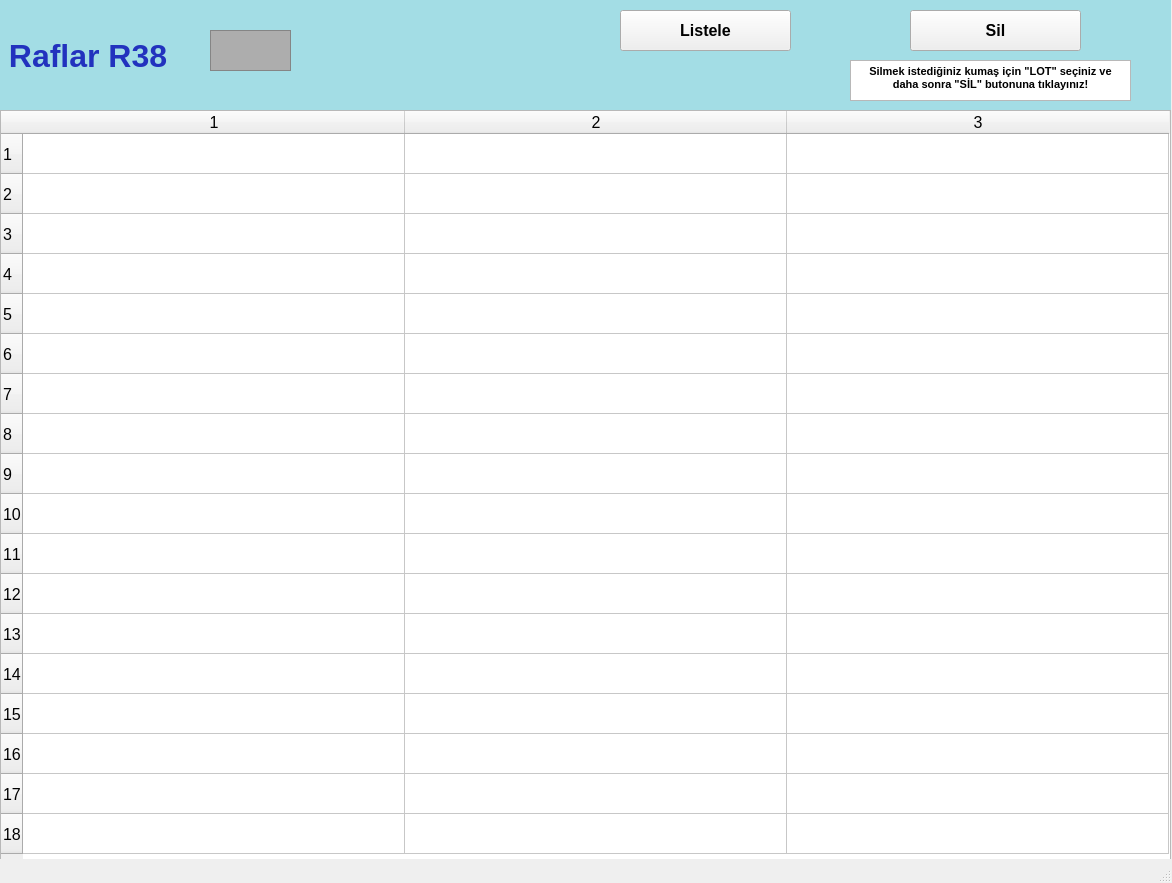
<?xml version="1.0" encoding="UTF-8"?>
<ui version="4.0">
 <class>raflarR38_ekran</class>
 <widget class="QMainWindow" name="raflarR38_ekran">
  <property name="geometry">
   <rect>
    <x>0</x>
    <y>0</y>
    <width>1172</width>
    <height>883</height>
   </rect>
  </property>
  <property name="font">
   <font>
    <pointsize>12</pointsize>
    <weight>50</weight>
    <bold>false</bold>
    <kerning>false</kerning>
   </font>
  </property>
  <property name="windowTitle">
   <string/>
  </property>
  <widget class="QWidget" name="centralwidget">
   <widget class="QLabel" name="raflarR1yazi_lbl">
    <property name="geometry">
     <rect>
      <x>0</x>
      <y>0</y>
      <width>1171</width>
      <height>111</height>
     </rect>
    </property>
    <property name="font">
     <font>
      <pointsize>24</pointsize>
      <weight>75</weight>
      <bold>true</bold>
     </font>
    </property>
    <property name="styleSheet">
     <string notr="true">background-color: rgb(163, 221, 229);
color: rgb(34, 50, 190);</string>
    </property>
    <property name="text">
     <string> Raflar R38</string>
    </property>
   </widget>
   <widget class="QFrame" name="raflarR1_img">
    <property name="geometry">
     <rect>
      <x>210</x>
      <y>30</y>
      <width>81</width>
      <height>41</height>
     </rect>
    </property>
    <property name="styleSheet">
     <string notr="true">background-color: rgb(173, 173, 173);</string>
    </property>
    <property name="frameShape">
     <enum>QFrame::StyledPanel</enum>
    </property>
    <property name="frameShadow">
     <enum>QFrame::Raised</enum>
    </property>
   </widget>
   <widget class="QTableWidget" name="R38_tw">
    <property name="geometry">
     <rect>
      <x>0</x>
      <y>110</y>
      <width>1171</width>
      <height>751</height>
     </rect>
    </property>
    <property name="baseSize">
     <size>
      <width>0</width>
      <height>0</height>
     </size>
    </property>
    <property name="rowCount">
     <number>18</number>
    </property>
    <property name="columnCount">
     <number>3</number>
    </property>
    <attribute name="horizontalHeaderVisible">
     <bool>true</bool>
    </attribute>
    <attribute name="horizontalHeaderCascadingSectionResizes">
     <bool>false</bool>
    </attribute>
    <attribute name="horizontalHeaderDefaultSectionSize">
     <number>382</number>
    </attribute>
    <attribute name="horizontalHeaderMinimumSectionSize">
     <number>38</number>
    </attribute>
    <attribute name="verticalHeaderDefaultSectionSize">
     <number>40</number>
    </attribute>
    <attribute name="verticalHeaderMinimumSectionSize">
     <number>23</number>
    </attribute>
    <row/>
    <row/>
    <row/>
    <row/>
    <row/>
    <row/>
    <row/>
    <row/>
    <row/>
    <row/>
    <row/>
    <row/>
    <row/>
    <row/>
    <row/>
    <row/>
    <row/>
    <row/>
    <column/>
    <column/>
    <column/>
   </widget>
   <widget class="QPushButton" name="listeleR38_btn">
    <property name="geometry">
     <rect>
      <x>620</x>
      <y>10</y>
      <width>171</width>
      <height>41</height>
     </rect>
    </property>
    <property name="font">
     <font>
      <pointsize>12</pointsize>
      <weight>75</weight>
      <bold>true</bold>
     </font>
    </property>
    <property name="text">
     <string>Listele</string>
    </property>
   </widget>
   <widget class="QPushButton" name="silR38_btn">
    <property name="geometry">
     <rect>
      <x>910</x>
      <y>10</y>
      <width>171</width>
      <height>41</height>
     </rect>
    </property>
    <property name="font">
     <font>
      <pointsize>12</pointsize>
      <weight>75</weight>
      <bold>true</bold>
     </font>
    </property>
    <property name="text">
     <string>Sil</string>
    </property>
   </widget>
   <widget class="QTextBrowser" name="textBrowser">
    <property name="geometry">
     <rect>
      <x>850</x>
      <y>60</y>
      <width>281</width>
      <height>41</height>
     </rect>
    </property>
    <property name="html">
     <string>&lt;!DOCTYPE HTML PUBLIC &quot;-//W3C//DTD HTML 4.0//EN&quot; &quot;http://www.w3.org/TR/REC-html40/strict.dtd&quot;&gt;
&lt;html&gt;&lt;head&gt;&lt;meta name=&quot;qrichtext&quot; content=&quot;1&quot; /&gt;&lt;style type=&quot;text/css&quot;&gt;
p, li { white-space: pre-wrap; }
&lt;/style&gt;&lt;/head&gt;&lt;body style=&quot; font-family:'MS Shell Dlg 2'; font-size:12pt; font-weight:400; font-style:normal;&quot;&gt;
&lt;p align=&quot;center&quot; style=&quot; margin-top:0px; margin-bottom:0px; margin-left:0px; margin-right:0px; -qt-block-indent:0; text-indent:0px;&quot;&gt;&lt;span style=&quot; font-size:8pt; font-weight:600;&quot;&gt;Silmek istediğiniz kumaş için &amp;quot;LOT&amp;quot; seçiniz ve daha sonra &amp;quot;SİL&amp;quot; butonuna tıklayınız!&lt;/span&gt;&lt;/p&gt;&lt;/body&gt;&lt;/html&gt;</string>
    </property>
   </widget>
  </widget>
  <widget class="QStatusBar" name="statusbar"/>
 </widget>
 <resources/>
 <connections/>
</ui>
